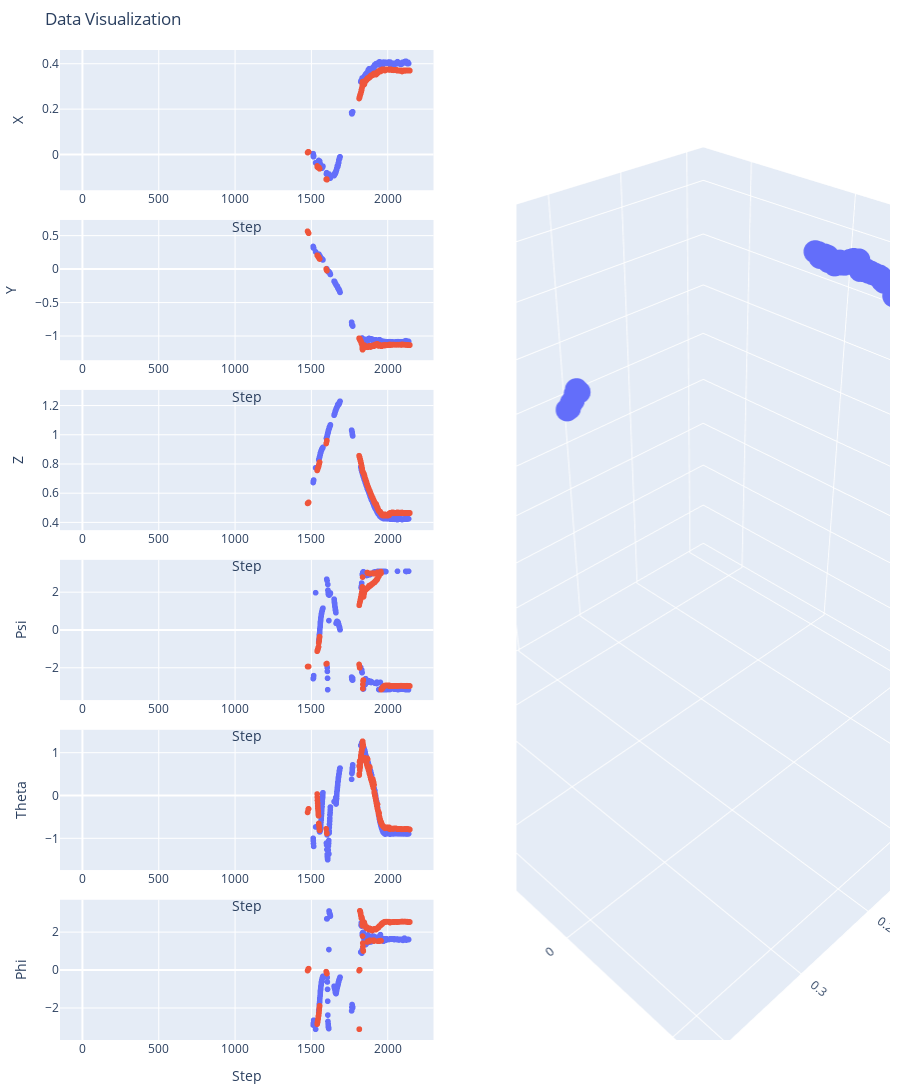

The notebook cell this image was saved under:
### Markdown cell above
The first version of the graph is built with plotly to add interaction, allowing to check the position of points and use the sliders to offset the trajectories if need be.

The second version uses matplotlib to generate a static plot that looks better when exported.

To run this code, you first need to generate datapoints from main.py

### Code cell
import os
import glob
import pandas as pd
import plotly.express as px
import plotly.graph_objects as go
from plotly.subplots import make_subplots
from ipywidgets import interact, IntSlider, IntText, HBox, VBox, Button, Output
import numpy as np
import plotly.io as pio

output_dir = '/mnt/2To/jupyter_data/PdS_LC/program/all_results/vid220' #Where the files are 

files = sorted(glob.glob(os.path.join(output_dir, '*.txt')))
missing = []
DEFAULT_OFFSETS = [0,93,165] #Default offets between the files

dataframes = []
for csv, color in zip(files, ['r', 'g', 'b']): # Read and concatenate all data into a list of DataFrames
    df = pd.read_csv(csv, names=['filename', 'x', 'y', 'z', 'alpha', 'beta', 'gamma', 'center_x', 'center_y', 'rvec0', 'rvec1', 'rvec2', 'error', 'corners'], na_values=missing)
    df['color'] = color  # Add color column to differentiate datasets
    #df = df[1000:2000]
    dataframes.append(df)

output = Output() # Output widget to hold the plot


current_layout = {} # Store the current layout to preserve zoom levels


def update_plots(offset1=0, offset2=0, offset3=0): # Function to update the plots based on offsets
    global current_layout
    
    df1 = dataframes[0].copy()
    df2 = dataframes[1].copy()
    df3 = dataframes[2].copy()
    
    df1['adjusted_index'] = df1.index + offset1
    df2['adjusted_index'] = df2.index + offset2
    df3['adjusted_index'] = df3.index + offset3
    
    df_all = pd.concat([df1, df2, df3], ignore_index=True)
    
    fig = make_subplots(     # Create a subplot figure with 6 rows and 2 columns
        rows=6, cols=2,
        column_widths=[0.5, 0.5],
        row_heights=[0.16]*6,
        specs=[
            [{"type": "scatter"}, {"type": "scatter3d", "rowspan": 6}],
            [{"type": "scatter"}, None],
            [{"type": "scatter"}, None],
            [{"type": "scatter"}, None],
            [{"type": "scatter"}, None],
            [{"type": "scatter"}, None]
        ],
        horizontal_spacing=0.1,
        vertical_spacing=0.03
    )
    
    # Add 2D scatter plots to the left column
    for trace in px.scatter(df_all, x='adjusted_index', y='x', color='color').data:
        fig.add_trace(trace, row=1, col=1)
    for trace in px.scatter(df_all, x='adjusted_index', y='y', color='color').data:
        fig.add_trace(trace, row=2, col=1)
    for trace in px.scatter(df_all, x='adjusted_index', y='z', color='color').data:
        fig.add_trace(trace, row=3, col=1)
    for trace in px.scatter(df_all, x='adjusted_index', y='alpha', color='color').data:
        fig.add_trace(trace, row=4, col=1)
    for trace in px.scatter(df_all, x='adjusted_index', y='beta', color='color').data:
        fig.add_trace(trace, row=5, col=1)
    for trace in px.scatter(df_all, x='adjusted_index', y='gamma', color='color').data:
        fig.add_trace(trace, row=6, col=1)
    
    # Add 3D scatter plot to the right column
    for trace in px.scatter_3d(df_all, x='x', y='y', z='z', color='color').data:
        fig.add_trace(trace, row=1, col=2)
    
    fig.update_layout(     # Update layout and axes labels
        height=1200,
        showlegend=False,
        title_text="Data Visualization",
        margin=dict(l=10, r=10, t=50, b=50)
    )
    
    fig.update_xaxes(title_text="Step", row=1, col=1)
    fig.update_yaxes(title_text="X", row=1, col=1)
    
    fig.update_xaxes(title_text="Step", row=2, col=1)
    fig.update_yaxes(title_text="Y", row=2, col=1)
    
    fig.update_xaxes(title_text="Step", row=3, col=1)
    fig.update_yaxes(title_text="Z", row=3, col=1)
    
    fig.update_xaxes(title_text="Step", row=4, col=1)
    fig.update_yaxes(title_text="Psi", row=4, col=1)
    
    fig.update_xaxes(title_text="Step", row=5, col=1)
    fig.update_yaxes(title_text="Theta", row=5, col=1)
    
    fig.update_xaxes(title_text="Step", row=6, col=1)
    fig.update_yaxes(title_text="Phi", row=6, col=1)

    fig.update_scenes(aspectmode='cube', aspectratio=dict(x=1, y=1, z=1))
    
    if current_layout:
        fig.update_layout(**current_layout)
    
    with output:
        output.clear_output(wait=True)
        fig.show()
    
    current_layout = fig.layout.to_plotly_json()

# We create sliders
offset1_slider = IntSlider(min=0, max=1000, step=1, value=DEFAULT_OFFSETS[0], description='Offset DF 1')
offset2_slider = IntSlider(min=0, max=1000, step=1, value=DEFAULT_OFFSETS[1], description='Offset DF 2')
offset3_slider = IntSlider(min=0, max=1000, step=1, value=DEFAULT_OFFSETS[2], description='Offset DF 3')

# We add text inputs text inputs
offset1_text = IntText(value=offset1_slider.value, description='Value DF 1')
offset2_text = IntText(value=offset2_slider.value, description='Value DF 2')
offset3_text = IntText(value=offset3_slider.value, description='Value DF 3')

# We link sliders and text inputs
offset1_slider.observe(lambda change: offset1_text.set_trait('value', offset1_slider.value), names='value')
offset2_slider.observe(lambda change: offset2_text.set_trait('value', offset2_slider.value), names='value')
offset3_slider.observe(lambda change: offset3_text.set_trait('value', offset3_slider.value), names='value')

offset1_text.observe(lambda change: offset1_slider.set_trait('value', offset1_text.value), names='value')
offset2_text.observe(lambda change: offset2_slider.set_trait('value', offset2_text.value), names='value')
offset3_text.observe(lambda change: offset3_slider.set_trait('value', offset3_text.value), names='value')

# Add increment/decrement slider values
def increment_slider(slider):
    slider.value = slider.value + 1

def decrement_slider(slider):
    slider.value = slider.value - 1

# Add buttons for each slider
def create_buttons(slider):
    increment_button = Button(description='+')
    decrement_button = Button(description='-')
    increment_button.on_click(lambda b: increment_slider(slider))
    decrement_button.on_click(lambda b: decrement_slider(slider))
    return increment_button, decrement_button

# Layout sliders with buttons and text inputs
slider1_inc, slider1_dec = create_buttons(offset1_slider)
slider1_box = HBox([slider1_dec, offset1_slider, slider1_inc, offset1_text])

slider2_inc, slider2_dec = create_buttons(offset2_slider)
slider2_box = HBox([slider2_dec, offset2_slider, slider2_inc, offset2_text])

slider3_inc, slider3_dec = create_buttons(offset3_slider)
slider3_box = HBox([slider3_dec, offset3_slider, slider3_inc, offset3_text])

# Display sliders with buttons, text inputs, and the output
display(VBox([slider1_box, slider2_box, slider3_box]))
display(output)

# Use interact to update plots based on slider values
interact(update_plots, offset1=offset1_slider, offset2=offset2_slider, offset3=offset3_slider)

# Initial plot update
update_plots(offset1=DEFAULT_OFFSETS[0], offset2=DEFAULT_OFFSETS[1], offset3=DEFAULT_OFFSETS[2])

### Figure 1 — Plotly figure (JSON) as saved in the notebook; plotly's stock layout.template omitted (floating-point values rounded to 4 significant figures; data arrays with more than 128 entries replaced by an {"elided": "..."} marker saying what was removed)
{"data": [{"hovertemplate": "color=r<br>adjusted_index=%{x}<br>x=%{y}<extra></extra>", "legendgroup": "r", "marker": {"color": "#636efa", "symbol": "circle"}, "mode": "markers", "name": "r", "showlegend": true, "type": "scattergl", "x": {"elided": "2141 int values"}, "xaxis": "x", "y": {"elided": "2141 float values"}, "yaxis": "y"}, {"hovertemplate": "color=g<br>adjusted_index=%{x}<br>x=%{y}<extra></extra>", "legendgroup": "g", "marker": {"color": "#EF553B", "symbol": "circle"}, "mode": "markers", "name": "g", "showlegend": true, "type": "scattergl", "x": {"elided": "2056 int values"}, "xaxis": "x", "y": {"elided": "2056 float values"}, "yaxis": "y"}, {"hovertemplate": "color=b<br>adjusted_index=%{x}<br>x=%{y}<extra></extra>", "legendgroup": "b", "marker": {"color": "#00cc96", "symbol": "circle"}, "mode": "markers", "name": "b", "showlegend": true, "type": "scattergl", "x": {"elided": "1989 int values"}, "xaxis": "x", "y": {"elided": "1989 null values"}, "yaxis": "y"}, {"hovertemplate": "color=r<br>adjusted_index=%{x}<br>y=%{y}<extra></extra>", "legendgroup": "r", "marker": {"color": "#636efa", "symbol": "circle"}, "mode": "markers", "name": "r", "showlegend": true, "type": "scattergl", "x": {"elided": "2141 int values"}, "xaxis": "x2", "y": {"elided": "2141 float values"}, "yaxis": "y2"}, {"hovertemplate": "color=g<br>adjusted_index=%{x}<br>y=%{y}<extra></extra>", "legendgroup": "g", "marker": {"color": "#EF553B", "symbol": "circle"}, "mode": "markers", "name": "g", "showlegend": true, "type": "scattergl", "x": {"elided": "2056 int values"}, "xaxis": "x2", "y": {"elided": "2056 float values"}, "yaxis": "y2"}, {"hovertemplate": "color=b<br>adjusted_index=%{x}<br>y=%{y}<extra></extra>", "legendgroup": "b", "marker": {"color": "#00cc96", "symbol": "circle"}, "mode": "markers", "name": "b", "showlegend": true, "type": "scattergl", "x": {"elided": "1989 int values"}, "xaxis": "x2", "y": {"elided": "1989 null values"}, "yaxis": "y2"}, {"hovertemplate": "color=r<br>adjusted_index=%{x}<br>z=%{y}<extra></extra>", "legendgroup": "r", "marker": {"color": "#636efa", "symbol": "circle"}, "mode": "markers", "name": "r", "showlegend": true, "type": "scattergl", "x": {"elided": "2141 int values"}, "xaxis": "x3", "y": {"elided": "2141 float values"}, "yaxis": "y3"}, {"hovertemplate": "color=g<br>adjusted_index=%{x}<br>z=%{y}<extra></extra>", "legendgroup": "g", "marker": {"color": "#EF553B", "symbol": "circle"}, "mode": "markers", "name": "g", "showlegend": true, "type": "scattergl", "x": {"elided": "2056 int values"}, "xaxis": "x3", "y": {"elided": "2056 float values"}, "yaxis": "y3"}, {"hovertemplate": "color=b<br>adjusted_index=%{x}<br>z=%{y}<extra></extra>", "legendgroup": "b", "marker": {"color": "#00cc96", "symbol": "circle"}, "mode": "markers", "name": "b", "showlegend": true, "type": "scattergl", "x": {"elided": "1989 int values"}, "xaxis": "x3", "y": {"elided": "1989 null values"}, "yaxis": "y3"}, {"hovertemplate": "color=r<br>adjusted_index=%{x}<br>alpha=%{y}<extra></extra>", "legendgroup": "r", "marker": {"color": "#636efa", "symbol": "circle"}, "mode": "markers", "name": "r", "showlegend": true, "type": "scattergl", "x": {"elided": "2141 int values"}, "xaxis": "x4", "y": {"elided": "2141 float values"}, "yaxis": "y4"}, {"hovertemplate": "color=g<br>adjusted_index=%{x}<br>alpha=%{y}<extra></extra>", "legendgroup": "g", "marker": {"color": "#EF553B", "symbol": "circle"}, "mode": "markers", "name": "g", "showlegend": true, "type": "scattergl", "x": {"elided": "2056 int values"}, "xaxis": "x4", "y": {"elided": "2056 float values"}, "yaxis": "y4"}, {"hovertemplate": "color=b<br>adjusted_index=%{x}<br>alpha=%{y}<extra></extra>", "legendgroup": "b", "marker": {"color": "#00cc96", "symbol": "circle"}, "mode": "markers", "name": "b", "showlegend": true, "type": "scattergl", "x": {"elided": "1989 int values"}, "xaxis": "x4", "y": {"elided": "1989 null values"}, "yaxis": "y4"}, {"hovertemplate": "color=r<br>adjusted_index=%{x}<br>beta=%{y}<extra></extra>", "legendgroup": "r", "marker": {"color": "#636efa", "symbol": "circle"}, "mode": "markers", "name": "r", "showlegend": true, "type": "scattergl", "x": {"elided": "2141 int values"}, "xaxis": "x5", "y": {"elided": "2141 float values"}, "yaxis": "y5"}, {"hovertemplate": "color=g<br>adjusted_index=%{x}<br>beta=%{y}<extra></extra>", "legendgroup": "g", "marker": {"color": "#EF553B", "symbol": "circle"}, "mode": "markers", "name": "g", "showlegend": true, "type": "scattergl", "x": {"elided": "2056 int values"}, "xaxis": "x5", "y": {"elided": "2056 float values"}, "yaxis": "y5"}, {"hovertemplate": "color=b<br>adjusted_index=%{x}<br>beta=%{y}<extra></extra>", "legendgroup": "b", "marker": {"color": "#00cc96", "symbol": "circle"}, "mode": "markers", "name": "b", "showlegend": true, "type": "scattergl", "x": {"elided": "1989 int values"}, "xaxis": "x5", "y": {"elided": "1989 null values"}, "yaxis": "y5"}, {"hovertemplate": "color=r<br>adjusted_index=%{x}<br>gamma=%{y}<extra></extra>", "legendgroup": "r", "marker": {"color": "#636efa", "symbol": "circle"}, "mode": "markers", "name": "r", "showlegend": true, "type": "scattergl", "x": {"elided": "2141 int values"}, "xaxis": "x6", "y": {"elided": "2141 float values"}, "yaxis": "y6"}, {"hovertemplate": "color=g<br>adjusted_index=%{x}<br>gamma=%{y}<extra></extra>", "legendgroup": "g", "marker": {"color": "#EF553B", "symbol": "circle"}, "mode": "markers", "name": "g", "showlegend": true, "type": "scattergl", "x": {"elided": "2056 int values"}, "xaxis": "x6", "y": {"elided": "2056 float values"}, "yaxis": "y6"}, {"hovertemplate": "color=b<br>adjusted_index=%{x}<br>gamma=%{y}<extra></extra>", "legendgroup": "b", "marker": {"color": "#00cc96", "symbol": "circle"}, "mode": "markers", "name": "b", "showlegend": true, "type": "scattergl", "x": {"elided": "1989 int values"}, "xaxis": "x6", "y": {"elided": "1989 null values"}, "yaxis": "y6"}, {"hovertemplate": "color=r<br>x=%{x}<br>y=%{y}<br>z=%{z}<extra></extra>", "legendgroup": "r", "marker": {"color": "#636efa", "symbol": "circle"}, "mode": "markers", "name": "r", "scene": "scene", "showlegend": true, "type": "scatter3d", "x": {"elided": "2141 float values"}, "y": {"elided": "2141 float values"}, "z": {"elided": "2141 float values"}}, {"hovertemplate": "color=g<br>x=%{x}<br>y=%{y}<br>z=%{z}<extra></extra>", "legendgroup": "g", "marker": {"color": "#EF553B", "symbol": "circle"}, "mode": "markers", "name": "g", "scene": "scene", "showlegend": true, "type": "scatter3d", "x": {"elided": "2056 float values"}, "y": {"elided": "2056 float values"}, "z": {"elided": "2056 float values"}}, {"hovertemplate": "color=b<br>x=%{x}<br>y=%{y}<br>z=%{z}<extra></extra>", "legendgroup": "b", "marker": {"color": "#00cc96", "symbol": "circle"}, "mode": "markers", "name": "b", "scene": "scene", "showlegend": true, "type": "scatter3d", "x": {"elided": "1989 null values"}, "y": {"elided": "1989 null values"}, "z": {"elided": "1989 null values"}}], "layout": {"height": 1200, "margin": {"b": 50, "l": 10, "r": 10, "t": 50}, "scene": {"aspectmode": "cube", "aspectratio": {"x": 1, "y": 1, "z": 1}, "domain": {"x": [0.55, 1], "y": [0, 1]}}, "showlegend": false, "title": {"text": "Data Visualization"}, "xaxis": {"anchor": "y", "domain": [0, 0.45], "title": {"text": "Step"}}, "xaxis2": {"anchor": "y2", "domain": [0, 0.45], "title": {"text": "Step"}}, "xaxis3": {"anchor": "y3", "domain": [0, 0.45], "title": {"text": "Step"}}, "xaxis4": {"anchor": "y4", "domain": [0, 0.45], "title": {"text": "Step"}}, "xaxis5": {"anchor": "y5", "domain": [0, 0.45], "title": {"text": "Step"}}, "xaxis6": {"anchor": "y6", "domain": [0, 0.45], "title": {"text": "Step"}}, "yaxis": {"anchor": "x", "domain": [0.8583, 1], "title": {"text": "X"}}, "yaxis2": {"anchor": "x2", "domain": [0.6867, 0.8283], "title": {"text": "Y"}}, "yaxis3": {"anchor": "x3", "domain": [0.515, 0.6567], "title": {"text": "Z"}}, "yaxis4": {"anchor": "x4", "domain": [0.3433, 0.485], "title": {"text": "Psi"}}, "yaxis5": {"anchor": "x5", "domain": [0.1717, 0.3133], "title": {"text": "Theta"}}, "yaxis6": {"anchor": "x6", "domain": [0, 0.1417], "title": {"text": "Phi"}}}}
